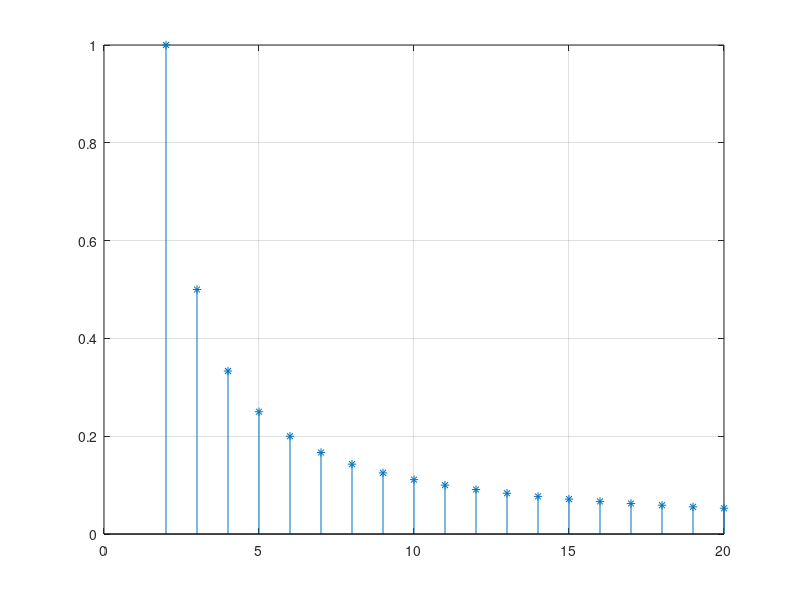

MATLAB code for this plot:
clearvars
clc

N=20;
n=1:N

bn=1./n

bn = bn(1:end-1)
n = n(2:end)

%jeder zweite wert bis zum ende ist 0
%bn(2:2:end)=0

%oder plot(n,bn,'*')
figure; stem(n,bn,'*');grid

x=0:0.01:4*pi;
erg = 0;
for i=n
    fprintf("%d\n",bn(i-1))
    %erg = bn(i-1) * cos((i-1)*)
end